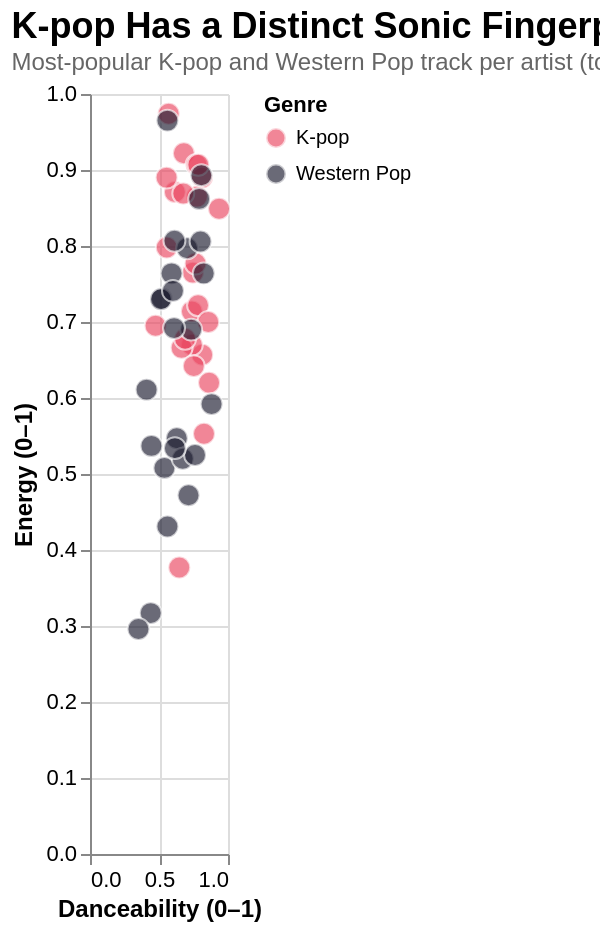

Here is the Vega-Lite specification saved for this chart:
### Vega-Lite specification from a JSON file in a GitHub repository (floating-point values rounded to 4 significant figures)
{"title": {"text": "K-pop Has a Distinct Sonic Fingerprint", "subtitle": "Most-popular K-pop and Western Pop track per artist (top 25 artists each, Spotify Kaggle dataset).", "anchor": "start", "fontSize": 18, "subtitleFontSize": 12, "subtitleColor": "#666"}, "width": "container", "height": 380, "autosize": {"type": "fit-x", "contains": "padding"}, "config": {"view": {"stroke": null}, "axis": {"labelFontSize": 11, "titleFontSize": 12}}, "data": {"values": [{"track": "After LIKE", "artist": "IVE", "popularity": 88, "duration_s": 177.0, "danceability": 0.68, "energy": 0.922, "valence": 0.799, "acousticness": 0.103, "speechiness": 0.121, "tempo": 125.0, "genre": "K-pop"}, {"track": "Shut Down", "artist": "BLACKPINK", "popularity": 87, "duration_s": 175.9, "danceability": 0.813, "energy": 0.657, "valence": 0.651, "acousticness": 0.00269, "speechiness": 0.0372, "tempo": 110.1, "genre": "K-pop"}, {"track": "Talk that Talk", "artist": "TWICE", "popularity": 86, "duration_s": 177.5, "danceability": 0.772, "energy": 0.907, "valence": 0.783, "acousticness": 0.136, "speechiness": 0.124, "tempo": 120.0, "genre": "K-pop"}, {"track": "Dynamite", "artist": "BTS", "popularity": 85, "duration_s": 199.1, "danceability": 0.746, "energy": 0.765, "valence": 0.737, "acousticness": 0.0112, "speechiness": 0.0993, "tempo": 114.0, "genre": "K-pop"}, {"track": "Rush Hour (Feat. j-hope of BTS)", "artist": "Crush", "popularity": 83, "duration_s": 177.3, "danceability": 0.738, "energy": 0.714, "valence": 0.74, "acousticness": 0.157, "speechiness": 0.249, "tempo": 95.03, "genre": "K-pop"}, {"track": "FEARLESS", "artist": "LE SSERAFIM", "popularity": 83, "duration_s": 168.4, "danceability": 0.863, "energy": 0.62, "valence": 0.432, "acousticness": 0.0508, "speechiness": 0.135, "tempo": 104.0, "genre": "K-pop"}, {"track": "CASE 143", "artist": "Stray Kids", "popularity": 82, "duration_s": 192.0, "danceability": 0.812, "energy": 0.89, "valence": 0.69, "acousticness": 0.0961, "speechiness": 0.209, "tempo": 100.0, "genre": "K-pop"}, {"track": "DICE", "artist": "NMIXX", "popularity": 82, "duration_s": 165.7, "danceability": 0.556, "energy": 0.798, "valence": 0.628, "acousticness": 0.0848, "speechiness": 0.254, "tempo": 131.1, "genre": "K-pop"}, {"track": "HOT", "artist": "SEVENTEEN", "popularity": 80, "duration_s": 197.6, "danceability": 0.765, "energy": 0.777, "valence": 0.64, "acousticness": 0.0539, "speechiness": 0.0399, "tempo": 111.9, "genre": "K-pop"}, {"track": "FOREVER 1", "artist": "Girls' Generation", "popularity": 79, "duration_s": 202.5, "danceability": 0.615, "energy": 0.871, "valence": 0.297, "acousticness": 0.0427, "speechiness": 0.0516, "tempo": 123.9, "genre": "K-pop"}, {"track": "MONEY", "artist": "LISA", "popularity": 78, "duration_s": 168.2, "danceability": 0.826, "energy": 0.553, "valence": 0.4, "acousticness": 0.163, "speechiness": 0.234, "tempo": 140.0, "genre": "K-pop"}, {"track": "Polaroid Love", "artist": "ENHYPEN", "popularity": 78, "duration_s": 184.6, "danceability": 0.738, "energy": 0.67, "valence": 0.651, "acousticness": 0.458, "speechiness": 0.0439, "tempo": 138.1, "genre": "K-pop"}, {"track": "Good Boy Gone Bad", "artist": "TOMORROW X TOGETHER", "popularity": 78, "duration_s": 191.0, "danceability": 0.475, "energy": 0.695, "valence": 0.552, "acousticness": 0.0159, "speechiness": 0.102, "tempo": 100.0, "genre": "K-pop"}, {"track": "SNEAKERS", "artist": "ITZY", "popularity": 78, "duration_s": 179.5, "danceability": 0.935, "energy": 0.849, "valence": 0.551, "acousticness": 0.0192, "speechiness": 0.0779, "tempo": 120.0, "genre": "K-pop"}, {"track": "New thing (Prod. ZICO) (Feat. Homies)", "artist": "ZICO", "popularity": 78, "duration_s": 147.4, "danceability": 0.775, "energy": 0.865, "valence": 0.663, "acousticness": 0.0453, "speechiness": 0.307, "tempo": 175.1, "genre": "K-pop"}, {"track": "Girls", "artist": "aespa", "popularity": 78, "duration_s": 240.4, "danceability": 0.57, "energy": 0.974, "valence": 0.65, "acousticness": 0.115, "speechiness": 0.325, "tempo": 172.0, "genre": "K-pop"}, {"track": "MORE", "artist": "j-hope", "popularity": 77, "duration_s": 180.0, "danceability": 0.783, "energy": 0.722, "valence": 0.306, "acousticness": 0.00537, "speechiness": 0.0357, "tempo": 97.03, "genre": "K-pop"}, {"track": "Psycho", "artist": "Red Velvet", "popularity": 75, "duration_s": 210.6, "danceability": 0.664, "energy": 0.666, "valence": 0.405, "acousticness": 0.193, "speechiness": 0.0446, "tempo": 140.0, "genre": "K-pop"}, {"track": "Love Shot", "artist": "EXO", "popularity": 74, "duration_s": 200.3, "danceability": 0.689, "energy": 0.678, "valence": 0.335, "acousticness": 0.0702, "speechiness": 0.119, "tempo": 145.9, "genre": "K-pop"}, {"track": "WA DA DA", "artist": "Kep1er", "popularity": 74, "duration_s": 183.7, "danceability": 0.785, "energy": 0.907, "valence": 0.685, "acousticness": 0.00122, "speechiness": 0.0938, "tempo": 126.0, "genre": "K-pop"}, {"track": "Guerrilla", "artist": "ATEEZ", "popularity": 74, "duration_s": 207.9, "danceability": 0.555, "energy": 0.89, "valence": 0.581, "acousticness": 0.00399, "speechiness": 0.132, "tempo": 182.0, "genre": "K-pop"}, {"track": "SOLO", "artist": "JENNIE", "popularity": 73, "duration_s": 169.6, "danceability": 0.752, "energy": 0.642, "valence": 0.388, "acousticness": 0.0861, "speechiness": 0.0869, "tempo": 95.04, "genre": "K-pop"}, {"track": "eight(Prod.&Feat. SUGA of BTS)", "artist": "IU", "popularity": 73, "duration_s": 167.6, "danceability": 0.676, "energy": 0.869, "valence": 0.594, "acousticness": 0.115, "speechiness": 0.0423, "tempo": 120.0, "genre": "K-pop"}, {"track": "Beatbox", "artist": "NCT DREAM", "popularity": 73, "duration_s": 205.1, "danceability": 0.857, "energy": 0.7, "valence": 0.773, "acousticness": 0.0411, "speechiness": 0.074, "tempo": 94.0, "genre": "K-pop"}, {"track": "Gone", "artist": "ROSÉ", "popularity": 72, "duration_s": 207.2, "danceability": 0.647, "energy": 0.377, "valence": 0.653, "acousticness": 0.594, "speechiness": 0.0375, "tempo": 79.94, "genre": "K-pop"}, {"track": "Unholy (feat. Kim Petras)", "artist": "Sam Smith", "popularity": 100, "duration_s": 156.9, "danceability": 0.714, "energy": 0.472, "valence": 0.238, "acousticness": 0.013, "speechiness": 0.0864, "tempo": 131.1, "genre": "Western Pop"}, {"track": "I'm Good (Blue)", "artist": "David Guetta", "popularity": 98, "duration_s": 175.2, "danceability": 0.561, "energy": 0.965, "valence": 0.304, "acousticness": 0.00383, "speechiness": 0.0343, "tempo": 128.0, "genre": "Western Pop"}, {"track": "Under The Influence", "artist": "Chris Brown", "popularity": 96, "duration_s": 184.6, "danceability": 0.733, "energy": 0.69, "valence": 0.31, "acousticness": 0.0635, "speechiness": 0.0427, "tempo": 117.0, "genre": "Western Pop"}, {"track": "I Ain't Worried", "artist": "OneRepublic", "popularity": 96, "duration_s": 148.5, "danceability": 0.704, "energy": 0.797, "valence": 0.825, "acousticness": 0.0826, "speechiness": 0.0475, "tempo": 140.0, "genre": "Western Pop"}, {"track": "As It Was", "artist": "Harry Styles", "popularity": 95, "duration_s": 167.3, "danceability": 0.52, "energy": 0.731, "valence": 0.662, "acousticness": 0.342, "speechiness": 0.0557, "tempo": 173.9, "genre": "Western Pop"}, {"track": "Glimpse of Us", "artist": "Joji", "popularity": 94, "duration_s": 233.5, "danceability": 0.44, "energy": 0.317, "valence": 0.268, "acousticness": 0.891, "speechiness": 0.0531, "tempo": 169.9, "genre": "Western Pop"}, {"track": "Sweater Weather", "artist": "The Neighbourhood", "popularity": 93, "duration_s": 240.4, "danceability": 0.612, "energy": 0.807, "valence": 0.398, "acousticness": 0.0495, "speechiness": 0.0336, "tempo": 124.1, "genre": "Western Pop"}, {"track": "Another Love", "artist": "Tom Odell", "popularity": 93, "duration_s": 244.4, "danceability": 0.445, "energy": 0.537, "valence": 0.131, "acousticness": 0.695, "speechiness": 0.04, "tempo": 122.8, "genre": "Western Pop"}, {"track": "Left and Right (Feat. Jung Kook of BTS)", "artist": "Charlie Puth", "popularity": 92, "duration_s": 154.5, "danceability": 0.881, "energy": 0.592, "valence": 0.719, "acousticness": 0.619, "speechiness": 0.0324, "tempo": 101.1, "genre": "Western Pop"}, {"track": "Calm Down (with Selena Gomez)", "artist": "Rema", "popularity": 92, "duration_s": 239.3, "danceability": 0.801, "energy": 0.806, "valence": 0.802, "acousticness": 0.382, "speechiness": 0.0381, "tempo": 107.0, "genre": "Western Pop"}, {"track": "Blinding Lights", "artist": "The Weeknd", "popularity": 91, "duration_s": 200.0, "danceability": 0.514, "energy": 0.73, "valence": 0.334, "acousticness": 0.00146, "speechiness": 0.0598, "tempo": 171.0, "genre": "Western Pop"}, {"track": "MIDDLE OF THE NIGHT", "artist": "Elley Duhé", "popularity": 90, "duration_s": 184.4, "danceability": 0.41, "energy": 0.611, "valence": 0.0899, "acousticness": 0.0228, "speechiness": 0.0467, "tempo": 185.7, "genre": "Western Pop"}, {"track": "Dandelions", "artist": "Ruth B.", "popularity": 90, "duration_s": 233.7, "danceability": 0.609, "energy": 0.692, "valence": 0.454, "acousticness": 0.0157, "speechiness": 0.0259, "tempo": 117.0, "genre": "Western Pop"}, {"track": "Until I Found You", "artist": "Stephen Sanchez", "popularity": 90, "duration_s": 177.7, "danceability": 0.539, "energy": 0.508, "valence": 0.227, "acousticness": 0.727, "speechiness": 0.0288, "tempo": 101.4, "genre": "Western Pop"}, {"track": "Running Up That Hill (A Deal With God)", "artist": "Kate Bush", "popularity": 90, "duration_s": 298.9, "danceability": 0.629, "energy": 0.547, "valence": 0.197, "acousticness": 0.72, "speechiness": 0.055, "tempo": 108.4, "genre": "Western Pop"}, {"track": "lovely (with Khalid)", "artist": "Billie Eilish", "popularity": 89, "duration_s": 200.2, "danceability": 0.351, "energy": 0.296, "valence": 0.12, "acousticness": 0.934, "speechiness": 0.0333, "tempo": 115.3, "genre": "Western Pop"}, {"track": "STAY (with Justin Bieber)", "artist": "The Kid LAROI", "popularity": 89, "duration_s": 141.8, "danceability": 0.591, "energy": 0.764, "valence": 0.478, "acousticness": 0.0383, "speechiness": 0.0483, "tempo": 169.9, "genre": "Western Pop"}, {"track": "One Kiss (with Dua Lipa)", "artist": "Calvin Harris", "popularity": 89, "duration_s": 214.8, "danceability": 0.791, "energy": 0.862, "valence": 0.592, "acousticness": 0.037, "speechiness": 0.11, "tempo": 124.0, "genre": "Western Pop"}, {"track": "Night Changes", "artist": "One Direction", "popularity": 88, "duration_s": 226.6, "danceability": 0.672, "energy": 0.52, "valence": 0.37, "acousticness": 0.859, "speechiness": 0.0353, "tempo": 120.0, "genre": "Western Pop"}, {"track": "Ghost", "artist": "Justin Bieber", "popularity": 88, "duration_s": 153.2, "danceability": 0.601, "energy": 0.741, "valence": 0.441, "acousticness": 0.185, "speechiness": 0.0478, "tempo": 154.0, "genre": "Western Pop"}, {"track": "Woman", "artist": "Doja Cat", "popularity": 88, "duration_s": 172.6, "danceability": 0.824, "energy": 0.764, "valence": 0.881, "acousticness": 0.0888, "speechiness": 0.0854, "tempo": 108.0, "genre": "Western Pop"}, {"track": "Heat Waves", "artist": "Glass Animals", "popularity": 88, "duration_s": 238.8, "danceability": 0.761, "energy": 0.525, "valence": 0.531, "acousticness": 0.44, "speechiness": 0.0944, "tempo": 80.87, "genre": "Western Pop"}, {"track": "Bad Habits", "artist": "Ed Sheeran", "popularity": 88, "duration_s": 230.7, "danceability": 0.807, "energy": 0.893, "valence": 0.537, "acousticness": 0.0451, "speechiness": 0.0347, "tempo": 126.0, "genre": "Western Pop"}, {"track": "drivers license", "artist": "Olivia Rodrigo", "popularity": 88, "duration_s": 242.0, "danceability": 0.561, "energy": 0.431, "valence": 0.137, "acousticness": 0.768, "speechiness": 0.0578, "tempo": 143.9, "genre": "Western Pop"}, {"track": "Don’t Blame Me", "artist": "Taylor Swift", "popularity": 88, "duration_s": 236.4, "danceability": 0.615, "energy": 0.534, "valence": 0.193, "acousticness": 0.106, "speechiness": 0.0386, "tempo": 135.9, "genre": "Western Pop"}]}, "mark": {"type": "circle", "size": 120, "opacity": 0.65, "stroke": "white", "strokeWidth": 1}, "encoding": {"x": {"field": "danceability", "type": "quantitative", "title": "Danceability (0–1)", "scale": {"domain": [0, 1]}}, "y": {"field": "energy", "type": "quantitative", "title": "Energy (0–1)", "scale": {"domain": [0, 1]}}, "color": {"field": "genre", "type": "nominal", "title": "Genre", "scale": {"domain": ["K-pop", "Western Pop"], "range": ["#e94560", "#1a1a2e"]}}, "tooltip": [{"field": "track", "title": "Track"}, {"field": "artist", "title": "Artist"}, {"field": "genre", "title": "Genre"}, {"field": "danceability", "title": "Danceability", "format": ".2f"}, {"field": "energy", "title": "Energy", "format": ".2f"}]}, "$schema": "https://vega.github.io/schema/vega-lite/v5.json"}
